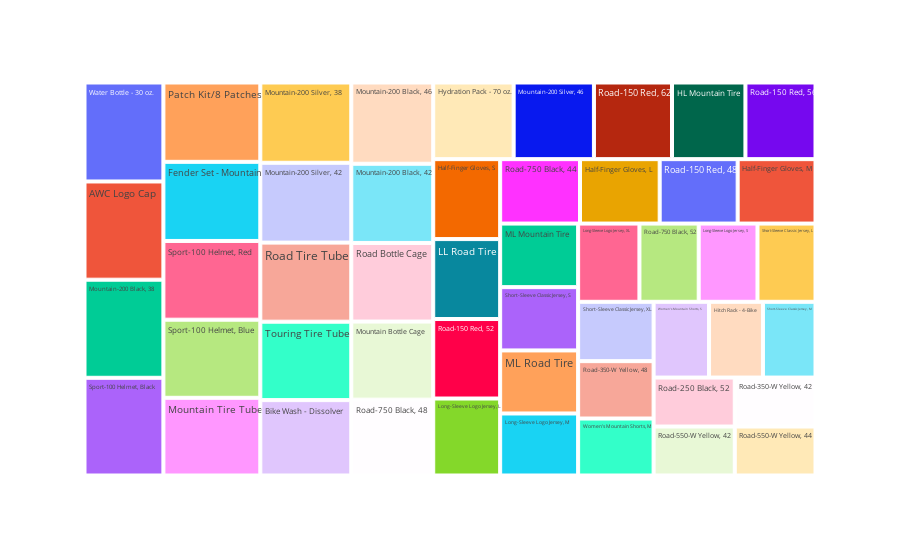

The code cell stored with this chart in its notebook:
### Code cell
#Or a tree map of the products
fig = px.treemap(item, path=['Item'], values='Count')
fig.show()

### Figure 1 — Plotly figure (JSON) as saved in the notebook; plotly's stock layout.template omitted (floating-point values rounded to 4 significant figures)
{"data": [{"branchvalues": "total", "domain": {"x": [0, 1], "y": [0, 1]}, "hovertemplate": "labels=%{label}<br>Count=%{value}<br>parent=%{parent}<br>id=%{id}<extra></extra>", "ids": ["AWC Logo Cap", "Bike Wash - Dissolver", "Fender Set - Mountain", "HL Mountain Tire", "Half-Finger Gloves, L", "Half-Finger Gloves, M", "Half-Finger Gloves, S", "Hitch Rack - 4-Bike", "Hydration Pack - 70 oz.", "LL Road Tire", "Long-Sleeve Logo Jersey, L", "Long-Sleeve Logo Jersey, M", "Long-Sleeve Logo Jersey, S", "Long-Sleeve Logo Jersey, XL", "ML Mountain Tire", "ML Road Tire", "Mountain Bottle Cage", "Mountain Tire Tube", "Mountain-200 Black, 38", "Mountain-200 Black, 42", "Mountain-200 Black, 46", "Mountain-200 Silver, 38", "Mountain-200 Silver, 42", "Mountain-200 Silver, 46", "Patch Kit/8 Patches", "Road Bottle Cage", "Road Tire Tube", "Road-150 Red, 48", "Road-150 Red, 52", "Road-150 Red, 56", "Road-150 Red, 62", "Road-250 Black, 52", "Road-350-W Yellow, 42", "Road-350-W Yellow, 48", "Road-550-W Yellow, 42", "Road-550-W Yellow, 44", "Road-750 Black, 44", "Road-750 Black, 48", "Road-750 Black, 52", "Short-Sleeve Classic Jersey, L", "Short-Sleeve Classic Jersey, M", "Short-Sleeve Classic Jersey, S", "Short-Sleeve Classic Jersey, XL", "Sport-100 Helmet, Black", "Sport-100 Helmet, Blue", "Sport-100 Helmet, Red", "Touring Tire Tube", "Water Bottle - 30 oz.", "Women's Mountain Shorts, M", "Women's Mountain Shorts, S"], "labels": ["AWC Logo Cap", "Bike Wash - Dissolver", "Fender Set - Mountain", "HL Mountain Tire", "Half-Finger Gloves, L", "Half-Finger Gloves, M", "Half-Finger Gloves, S", "Hitch Rack - 4-Bike", "Hydration Pack - 70 oz.", "LL Road Tire", "Long-Sleeve Logo Jersey, L", "Long-Sleeve Logo Jersey, M", "Long-Sleeve Logo Jersey, S", "Long-Sleeve Logo Jersey, XL", "ML Mountain Tire", "ML Road Tire", "Mountain Bottle Cage", "Mountain Tire Tube", "Mountain-200 Black, 38", "Mountain-200 Black, 42", "Mountain-200 Black, 46", "Mountain-200 Silver, 38", "Mountain-200 Silver, 42", "Mountain-200 Silver, 46", "Patch Kit/8 Patches", "Road Bottle Cage", "Road Tire Tube", "Road-150 Red, 48", "Road-150 Red, 52", "Road-150 Red, 56", "Road-150 Red, 62", "Road-250 Black, 52", "Road-350-W Yellow, 42", "Road-350-W Yellow, 48", "Road-550-W Yellow, 42", "Road-550-W Yellow, 44", "Road-750 Black, 44", "Road-750 Black, 48", "Road-750 Black, 52", "Short-Sleeve Classic Jersey, L", "Short-Sleeve Classic Jersey, M", "Short-Sleeve Classic Jersey, S", "Short-Sleeve Classic Jersey, XL", "Sport-100 Helmet, Black", "Sport-100 Helmet, Blue", "Sport-100 Helmet, Red", "Touring Tire Tube", "Water Bottle - 30 oz.", "Women's Mountain Shorts, M", "Women's Mountain Shorts, S"], "name": "", "parents": ["", "", "", "", "", "", "", "", "", "", "", "", "", "", "", "", "", "", "", "", "", "", "", "", "", "", "", "", "", "", "", "", "", "", "", "", "", "", "", "", "", "", "", "", "", "", "", "", "", ""], "type": "treemap", "values": [782, 692, 774, 568, 518, 506, 540, 412, 622, 540, 520, 488, 464, 484, 500, 496, 646, 760, 781, 655, 672, 737, 733, 621, 776, 650, 726, 507, 537, 542, 604, 401, 399, 437, 401, 399, 519, 627, 468, 458, 402, 498, 452, 778, 764, 770, 720, 788, 434, 424]}], "layout": {"legend": {"tracegroupgap": 0}, "margin": {"t": 60}}}
